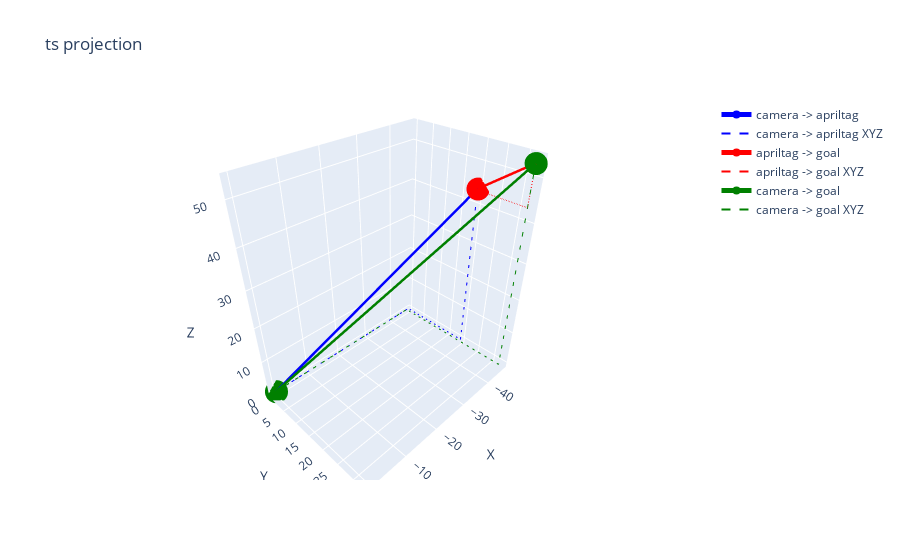

The notebook cell this image was saved under:
### Code cell
print(projectGoal(67, 67, 41, 0))

### Figure 1 — Plotly figure (JSON) as saved in the notebook; plotly's stock layout.template omitted (floating-point values rounded to 4 significant figures)
{"data": [{"line": {"color": "blue", "width": 5}, "mode": "lines+markers", "name": "camera -> apriltag", "type": "scatter3d", "x": [0, -46.55], "y": [0, 19.76], "z": [0, 43.96]}, {"line": {"color": "blue", "dash": "dash", "width": 2}, "mode": "lines", "name": "camera -> apriltag XYZ", "type": "scatter3d", "x": [0, -46.55, -46.55, -46.55], "y": [0, 0, 19.76, 19.76], "z": [0, 0, 0, 43.96]}, {"line": {"color": "red", "width": 5}, "mode": "lines+markers", "name": "apriltag -> goal", "type": "scatter3d", "x": [-46.55, -45.81], "y": [19.76, 32.73], "z": [43.96, 53.21]}, {"line": {"color": "red", "dash": "dash", "width": 2}, "mode": "lines", "name": "apriltag -> goal XYZ", "type": "scatter3d", "x": [-46.55, -45.81, -45.81, -45.81], "y": [19.76, 19.76, 32.73, 32.73], "z": [43.96, 43.96, 43.96, 53.21]}, {"line": {"color": "green", "width": 5}, "mode": "lines+markers", "name": "camera -> goal", "type": "scatter3d", "x": [0, -45.81], "y": [0, 32.73], "z": [0, 53.21]}, {"line": {"color": "green", "dash": "dash", "width": 2}, "mode": "lines", "name": "camera -> goal XYZ", "type": "scatter3d", "x": [0, -45.81, -45.81, -45.81], "y": [0, 0, 32.73, 32.73], "z": [0, 0, 0, 53.21]}], "layout": {"scene": {"aspectmode": "data", "xaxis": {"title": {"text": "X"}}, "yaxis": {"title": {"text": "Y"}}, "zaxis": {"title": {"text": "Z"}}}, "title": {"text": "ts projection"}}}
